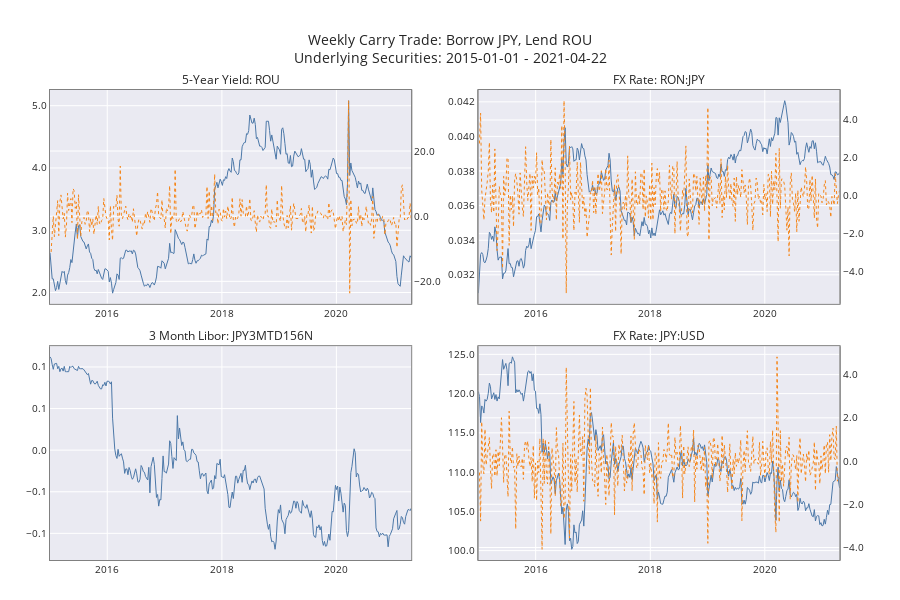

Notebook code for this chart:
### Code cell
fig = utils.make_components_chart(
    **strategies[1],
    date_range=date_range,
    dfs_yc=dfs_yc,
    dfs_fx=dfs_fx,
    dfs_libor=dfs_libor
)
fig.show()

### Figure 1 — Plotly figure (JSON) as saved in the notebook; plotly's stock layout.template omitted (floating-point values rounded to 4 significant figures; data arrays with more than 128 entries replaced by an {"elided": "..."} marker saying what was removed)
{"data": [{"line": {"color": "#4C78A8", "width": 1}, "name": "ROU", "type": "scatter", "x": {"elided": "330 str values"}, "xaxis": "x", "y": {"elided": "330 float values"}, "yaxis": "y"}, {"line": {"color": "#F58518", "dash": "dot", "width": 1}, "name": "ROU", "type": "scatter", "x": {"elided": "330 str values"}, "xaxis": "x", "y": {"elided": "330 float values"}, "yaxis": "y2"}, {"line": {"color": "#4C78A8", "width": 1}, "name": "JPY", "type": "scatter", "x": {"elided": "330 str values"}, "xaxis": "x4", "y": {"elided": "330 float values"}, "yaxis": "y6"}, {"line": {"color": "#F58518", "dash": "dot", "width": 1}, "name": "JPY", "type": "scatter", "x": {"elided": "330 str values"}, "xaxis": "x4", "y": {"elided": "330 float values"}, "yaxis": "y7"}, {"line": {"color": "#4C78A8", "width": 1}, "name": "JPY3MTD156N", "type": "scatter", "x": {"elided": "330 str values"}, "xaxis": "x3", "y": {"elided": "330 float values"}, "yaxis": "y5"}, {"line": {"color": "#4C78A8", "width": 1}, "name": "RON", "type": "scatter", "x": {"elided": "330 str values"}, "xaxis": "x2", "y": {"elided": "330 float values"}, "yaxis": "y3"}, {"line": {"color": "#F58518", "dash": "dot", "width": 1}, "name": "RON", "type": "scatter", "x": {"elided": "330 str values"}, "xaxis": "x2", "y": {"elided": "330 float values"}, "yaxis": "y4"}], "layout": {"annotations": [{"font": {"size": 12}, "showarrow": false, "text": "5-Year Yield: ROU", "x": 0.215, "xanchor": "center", "xref": "paper", "y": 1, "yanchor": "bottom", "yref": "paper"}, {"font": {"size": 12}, "showarrow": false, "text": "FX Rate: RON:JPY", "x": 0.725, "xanchor": "center", "xref": "paper", "y": 1, "yanchor": "bottom", "yref": "paper"}, {"font": {"size": 12}, "showarrow": false, "text": "3 Month Libor: JPY3MTD156N", "x": 0.215, "xanchor": "center", "xref": "paper", "y": 0.455, "yanchor": "bottom", "yref": "paper"}, {"font": {"size": 12}, "showarrow": false, "text": "FX Rate: JPY:USD", "x": 0.725, "xanchor": "center", "xref": "paper", "y": 0.455, "yanchor": "bottom", "yref": "paper"}], "font": {"size": 10}, "height": 600, "margin": {"b": 40, "l": 50, "r": 10, "t": 90}, "showlegend": false, "title": {"text": "Weekly Carry Trade: Borrow JPY, Lend ROU<br>Underlying Securities: 2015-01-01 - 2021-04-22"}, "xaxis": {"anchor": "y", "domain": [0, 0.43], "linecolor": "grey", "linewidth": 1, "mirror": true, "showline": true}, "xaxis2": {"anchor": "y3", "domain": [0.51, 0.94], "linecolor": "grey", "linewidth": 1, "mirror": true, "showline": true}, "xaxis3": {"anchor": "y5", "domain": [0, 0.43], "linecolor": "grey", "linewidth": 1, "mirror": true, "showline": true}, "xaxis4": {"anchor": "y6", "domain": [0.51, 0.94], "linecolor": "grey", "linewidth": 1, "mirror": true, "showline": true}, "yaxis": {"anchor": "x", "domain": [0.545, 1], "linecolor": "grey", "linewidth": 1, "mirror": true, "showline": true, "tickformat": "0.1f"}, "yaxis2": {"anchor": "x", "linecolor": "grey", "linewidth": 1, "mirror": true, "overlaying": "y", "showline": true, "side": "right", "tickformat": "0.1f"}, "yaxis3": {"anchor": "x2", "domain": [0.545, 1], "linecolor": "grey", "linewidth": 1, "mirror": true, "showline": true, "tickformat": "0.3f"}, "yaxis4": {"anchor": "x2", "linecolor": "grey", "linewidth": 1, "mirror": true, "overlaying": "y3", "showline": true, "side": "right", "tickformat": "0.1f"}, "yaxis5": {"anchor": "x3", "domain": [0, 0.455], "linecolor": "grey", "linewidth": 1, "mirror": true, "showline": true, "tickformat": "0.1f"}, "yaxis6": {"anchor": "x4", "domain": [0, 0.455], "linecolor": "grey", "linewidth": 1, "mirror": true, "showline": true, "tickformat": "0.1f"}, "yaxis7": {"anchor": "x4", "linecolor": "grey", "linewidth": 1, "mirror": true, "overlaying": "y6", "showline": true, "side": "right", "tickformat": "0.1f"}}}
